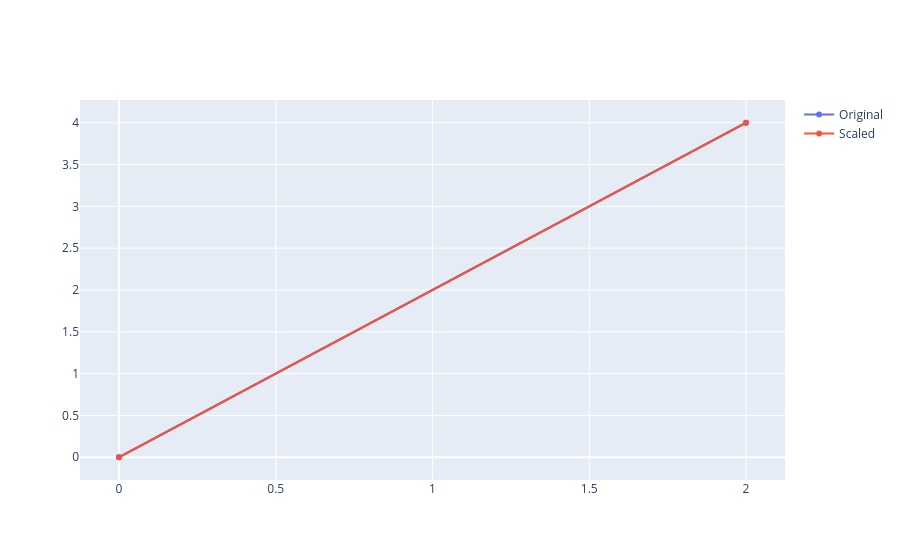

The notebook cell saved with this chart:
### Code cell
scalar_multiplication(2,4,1)

### Figure 1 — Plotly figure (JSON) as saved in the notebook; plotly's stock layout.template omitted (floating-point values rounded to 4 significant figures)
{"data": [{"mode": "lines+markers", "name": "Original", "type": "scatter", "x": [0, 2], "y": [0, 4]}, {"mode": "lines+markers", "name": "Scaled", "type": "scatter", "x": [0, 2], "y": [0, 4]}], "layout": {}}
